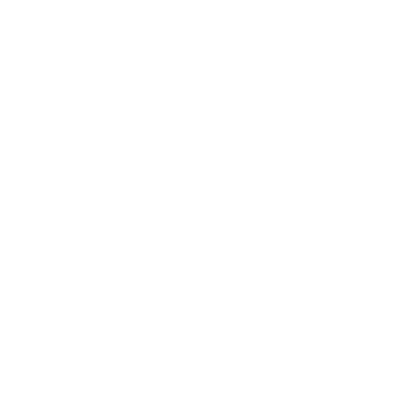
Frame 1 (no input)
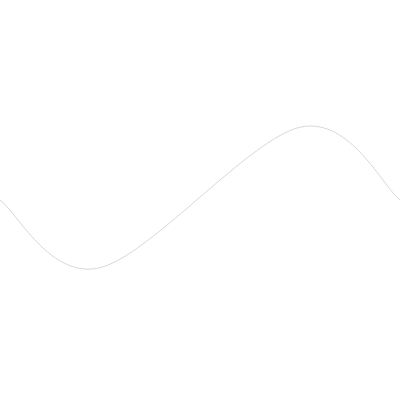
Frame 60 (no input)
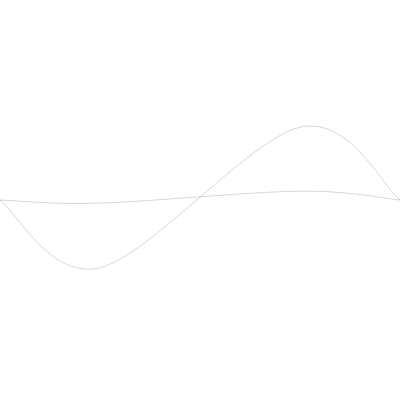
Frame 120 (the mouse pressed at the canvas centre since frame 60)

The p5.js sketch that drew these frames (run headless with seeded random() and noise() and a simulated clock; from frame 60 on, the mouse is pressed at the canvas centre):

// p5.js sketch
// ── sketch.js
let i = 0;
function drawCurve() {
  let middleY = height / 2;
  let range = 75;
  noFill();
  stroke(0, 0, 0, 40);
  beginShape();
  curveVertex(0, middleY);
  curveVertex(0, middleY);
  curveVertex(width / 4, middleY + Math.random() * range);
  curveVertex(3 * width / 4, middleY - Math.random() * range);
  curveVertex(width, middleY);
  curveVertex(width, middleY);
  endShape();
  i++;
}

function setup() {
  createCanvas(400, 400);
}

let drawer = setInterval(drawCurve, 40);
let times = 75;

function draw() {
  if (i >= times) {
    clearInterval(drawer);
  }
}
